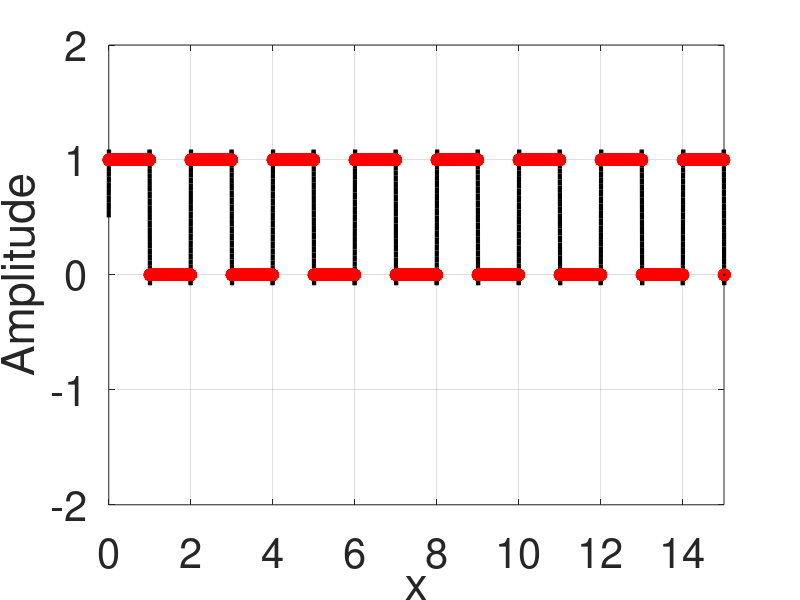

Recreate this plot in MATLAB.
clear;
home;
close;
pkg load signal;

%n is a constant
function retval = sinn_An(n,x)
	An = 2/pi/n;
	retval = An*sin(n.*x);
endfunction

%The full series
function retval = fourier_square(n,x)
	retval = 0.5;
	for i=[0:n]
		retval = retval+sinn_An(2*i+1,x);
	endfor
endfunction

x = 0.0:0.001:(2.0*pi)*10; %Octave is awesome!!

S = 0.5 + sinn_An(1,x) + sinn_An(3,x)+sinn_An(5,x) + sinn_An(7,x);
S1 = fourier_square(100,x);

plot(x/pi,S1,'-','color','black','linewidth',3);
hold on;
grid on;
xlabel("x");
ylabel("Amplitude");
plot(x/pi,square(x)*0.5+0.5,'o','color','red','linewidth',3);
set(gca(),'fontsize',30)
axis([0 15 -2 2])
